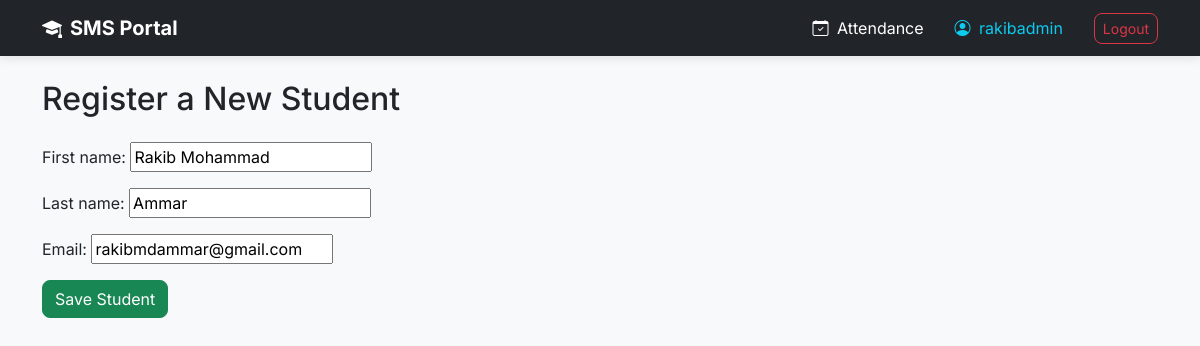
Before: /students/edit/1/ (signed in) with the older database file.
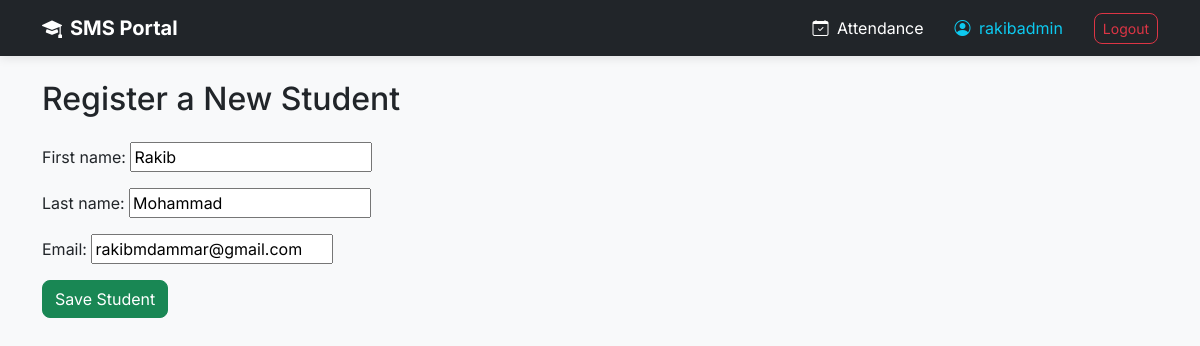
After: the same page with the newer database file.
### students/models.py (models this page shows, shortened)
class Student(models.Model):
    first_name = models.CharField(max_length=100)
    last_name = models.CharField(max_length=100)
    email = models.EmailField(unique=True)
    enrollment_date = models.DateField(auto_now_add=True)

### students/views.py (the view)
# urls.py: path('students/edit/<int:pk>/', views.edit_student, name='edit_student'),
@login_required
def edit_student(request, pk):
    student = get_object_or_404(Student, pk=pk)
    if request.method == "POST":
        form = StudentForm(request.POST, instance=student)
        if form.is_valid():
            form.save()
            messages.success(request, "Student updated successfully!")
            return redirect('student_list')
    else:
        form = StudentForm(instance=student)
    return render(request, 'students/add_student.html', {'form': form, 'edit_mode': True})

### students/forms.py
class StudentForm(forms.ModelForm):
    class Meta:
        model = Student
        fields = ['first_name', 'last_name', 'email']

### students/templates/students/add_student.html (shortened to what this page needs)
{% extends 'students/base.html' %}
{% block content %}
    <h2>Register a New Student</h2>
    <form method="POST" class="mt-4">
        {{ form.as_p }}
        <button type="submit" class="btn btn-success">Save Student</button>
    </form>
{% endblock %}

Changed rows visible on the page:
changed Student "rakibmdammar@gmail.com": first_name "Rakib Mohammad" → "Rakib"; last_name "Ammar" → "Mohammad"
